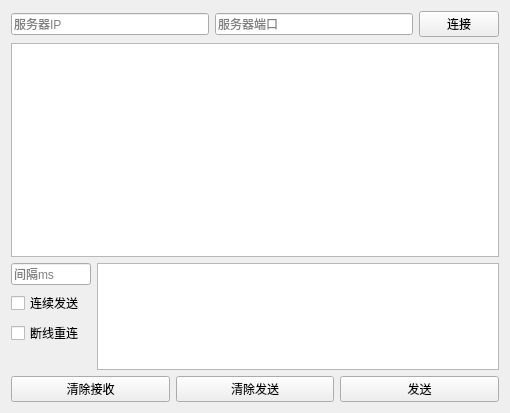
<?xml version="1.0" encoding="UTF-8"?>
<ui version="4.0">
 <class>TcpClient</class>
 <widget class="QWidget" name="TcpClient">
  <property name="geometry">
   <rect>
    <x>0</x>
    <y>0</y>
    <width>510</width>
    <height>413</height>
   </rect>
  </property>
  <property name="windowTitle">
   <string>TcpClient</string>
  </property>
  <layout class="QVBoxLayout" name="verticalLayout_3" stretch="1,10,5,1">
   <item>
    <layout class="QHBoxLayout" name="horizontalLayout_3">
     <item>
      <widget class="QLineEdit" name="ipEdit">
       <property name="placeholderText">
        <string>服务器IP</string>
       </property>
      </widget>
     </item>
     <item>
      <widget class="QLineEdit" name="portEdit">
       <property name="placeholderText">
        <string>服务器端口</string>
       </property>
      </widget>
     </item>
     <item>
      <widget class="QPushButton" name="connectBtn">
       <property name="text">
        <string>连接</string>
       </property>
      </widget>
     </item>
    </layout>
   </item>
   <item>
    <widget class="QTextBrowser" name="textBrowser"/>
   </item>
   <item>
    <layout class="QHBoxLayout" name="horizontalLayout" stretch="1,5">
     <item>
      <layout class="QVBoxLayout" name="verticalLayout_2">
       <item>
        <layout class="QVBoxLayout" name="verticalLayout">
         <item>
          <widget class="QLineEdit" name="tmEdit">
           <property name="placeholderText">
            <string>间隔ms</string>
           </property>
          </widget>
         </item>
         <item>
          <widget class="QCheckBox" name="checkBox">
           <property name="text">
            <string>连续发送</string>
           </property>
          </widget>
         </item>
        </layout>
       </item>
       <item>
        <widget class="QCheckBox" name="reconnectCb">
         <property name="text">
          <string>断线重连</string>
         </property>
        </widget>
       </item>
       <item>
        <spacer name="verticalSpacer">
         <property name="orientation">
          <enum>Qt::Orientation::Vertical</enum>
         </property>
         <property name="sizeHint" stdset="0">
          <size>
           <width>20</width>
           <height>40</height>
          </size>
         </property>
        </spacer>
       </item>
      </layout>
     </item>
     <item>
      <widget class="QTextEdit" name="textEdit"/>
     </item>
    </layout>
   </item>
   <item>
    <layout class="QHBoxLayout" name="horizontalLayout_2">
     <item>
      <widget class="QPushButton" name="clearRcvBtn">
       <property name="text">
        <string>清除接收</string>
       </property>
      </widget>
     </item>
     <item>
      <widget class="QPushButton" name="clearSndBtn">
       <property name="text">
        <string>清除发送</string>
       </property>
      </widget>
     </item>
     <item>
      <widget class="QPushButton" name="sendBtn">
       <property name="text">
        <string>发送</string>
       </property>
      </widget>
     </item>
    </layout>
   </item>
  </layout>
 </widget>
 <resources/>
 <connections/>
</ui>
